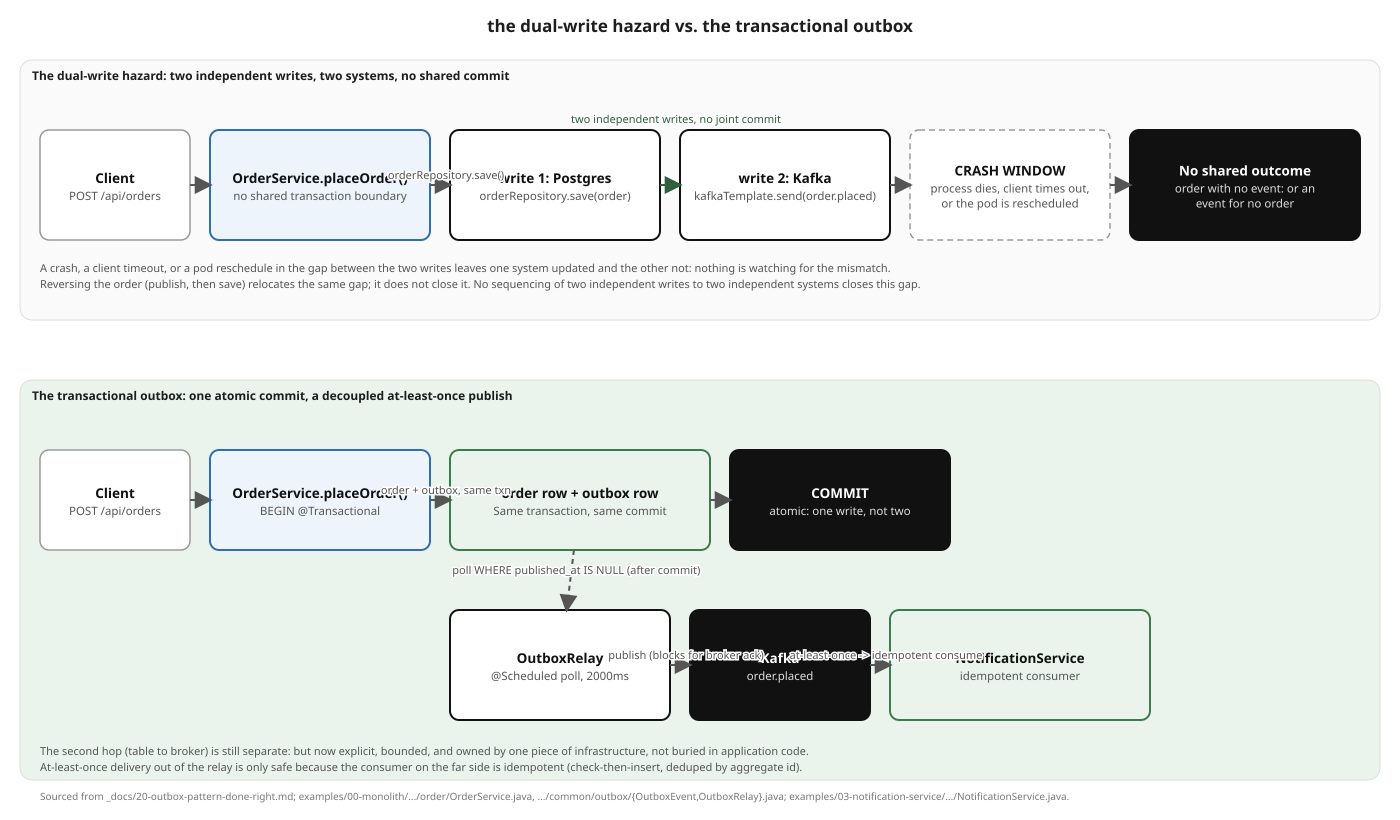

This figure's Python source:
#!/usr/bin/env python3
"""ch.20 figure: dual-write-vs-outbox: the core teaching contrast of "The
Outbox Pattern, Done Right": the dual-write hazard this chapter names versus
the transactional outbox that cures it. A legitimate before/after
side-by-side (per the diagram plan, this pair is one of the explicitly
called-out combined figures).

TOP band: the dual-write hazard: "save to the database, then publish to
Kafka" as two independent writes to two independent systems over two
independent network paths. Nothing makes them succeed or fail together; a
crash, a client timeout, or a pod reschedule in the gap between them leaves
one system updated and the other not, with nothing downstream watching for
the mismatch. Reversing the order (publish first, save second) only
relocates the same gap: it does not close it.

BOTTOM band: the transactional outbox: the business write and the outbox
row commit together in the SAME transaction, on the SAME database: there is
no interval in which one exists and the other doesn't. The second hop
(outbox row to Kafka) is still a separate step, but it is now explicit,
bounded, and owned by one piece of infrastructure (`OutboxRelay`) instead of
hidden inside application code that pretends the gap isn't there. At-least-
once delivery out of the relay is safe only because the consumer on the far
side is idempotent.

Sourced from `_docs/20-outbox-pattern-done-right.md` ("The dual-write
problem" and "The transactional outbox" sections), which in turn cites
`examples/00-monolith/.../order/OrderService.java` (`placeOrder`,
`writeOrderPlacedOutboxEvent`), `examples/00-monolith/.../common/outbox/
{OutboxEvent,OutboxRelay}.java`, and `examples/03-notification-service/.../
NotificationService.java#recordOrderPlaced`. No codenames; generic/public
names only.
"""
import sys, os
sys.path.insert(0, os.path.join(os.path.dirname(__file__), "..", "..", "scripts"))
sys.path.insert(0, os.path.dirname(__file__))
import generate_diagram as g
from _lib import node, connect

g.OUT = os.path.dirname(__file__)

W, H = 1400, 820

# ============================================================================
# TOP band: the dual-write hazard
# ============================================================================
band_old = {"x": 20, "y": 60, "w": 1360, "h": 260,
            "label": "The dual-write hazard: two independent writes, two systems, no shared commit",
            "fill": "#fafafa"}

client1 = node(40, 130, 150, 110, ["Client", "POST /api/orders"], style="sub")
svc1 = node(210, 130, 220, 110, ["OrderService.placeOrder()", "no shared transaction boundary"], style="user")
write1 = node(450, 130, 210, 110, ["write 1: Postgres", "orderRepository.save(order)"], style="box")
write2 = node(680, 130, 210, 110, ["write 2: Kafka", "kafkaTemplate.send(order.placed)"], style="box")
crash = node(910, 130, 200, 110, ["CRASH WINDOW", "process dies, client times out,", "or the pod is rescheduled"], style="ghost")
outcome1 = node(1130, 130, 230, 110, ["No shared outcome", "order with no event: or an", "event for no order"], style="ink")

old_nodes = [client1, svc1, write1, write2, crash, outcome1]
old_edges = [
    connect(client1, svc1),
    connect(svc1, write1, label="orderRepository.save()"),
    connect(write1, write2, label="two independent writes, no joint commit", amber=True, ly=-62),
    connect(write2, crash, dashed=True),
    connect(crash, outcome1),
]

# ============================================================================
# BOTTOM band: the transactional outbox
# ============================================================================
band_new = {"x": 20, "y": 380, "w": 1360, "h": 400,
            "label": "The transactional outbox: one atomic commit, a decoupled at-least-once publish",
            "fill": "#eaf4ec"}

client2 = node(40, 450, 150, 100, ["Client", "POST /api/orders"], style="sub")
svc2 = node(210, 450, 220, 100, ["OrderService.placeOrder()", "BEGIN @Transactional"], style="user")
txnwrite = node(450, 450, 260, 100, ["order row + outbox row", "Same transaction, same commit"], style="accent")
commit2 = node(730, 450, 220, 100, ["COMMIT", "atomic: one write, not two"], style="ink")

relay = node(450, 610, 220, 110, ["OutboxRelay", "@Scheduled poll, 2000ms"], style="box")
kafka2 = node(690, 610, 180, 110, ["Kafka", "order.placed"], style="ink")
consumer2 = node(890, 610, 260, 110, ["NotificationService", "idempotent consumer"], style="accent")

new_nodes = [client2, svc2, txnwrite, commit2, relay, kafka2, consumer2]
new_edges = [
    connect(client2, svc2),
    connect(svc2, txnwrite, label="order + outbox, same txn"),
    connect(txnwrite, commit2),
    connect(txnwrite, relay, dashed=True, label="poll WHERE published_at IS NULL (after commit)"),
    connect(relay, kafka2, label="publish (blocks for broker ack)"),
    connect(kafka2, consumer2, label="at-least-once -> idempotent consume"),
]

notes = [
    {"x": W / 2, "y": 32,
     "text": "the dual-write hazard vs. the transactional outbox",
     "anchor": "middle", "bold": True, "size": 17},

    {"x": 40, "y": 272,
     "text": "A crash, a client timeout, or a pod reschedule in the gap between the two writes leaves one system updated and the other not: nothing is watching for the mismatch.",
     "anchor": "start", "size": 11, "color": "#555555"},
    {"x": 40, "y": 288,
     "text": "Reversing the order (publish, then save) relocates the same gap; it does not close it. No sequencing of two independent writes to two independent systems closes this gap.",
     "anchor": "start", "size": 11, "color": "#555555"},

    {"x": 40, "y": 755,
     "text": "The second hop (table to broker) is still separate: but now explicit, bounded, and owned by one piece of infrastructure, not buried in application code.",
     "anchor": "start", "size": 11, "color": "#555555"},
    {"x": 40, "y": 771,
     "text": "At-least-once delivery out of the relay is only safe because the consumer on the far side is idempotent (check-then-insert, deduped by aggregate id).",
     "anchor": "start", "size": 11, "color": "#555555"},

    {"x": 40, "y": 800,
     "text": "Sourced from _docs/20-outbox-pattern-done-right.md; examples/00-monolith/.../order/OrderService.java, .../common/outbox/{OutboxEvent,OutboxRelay}.java; examples/03-notification-service/.../NotificationService.java.",
     "anchor": "start", "size": 10, "color": "#777777"},
]

g.emit(
    "dual-write-vs-outbox", W, H,
    bands=[band_old, band_new],
    nodes=old_nodes + new_nodes,
    edges=old_edges + new_edges,
    notes=notes,
)
